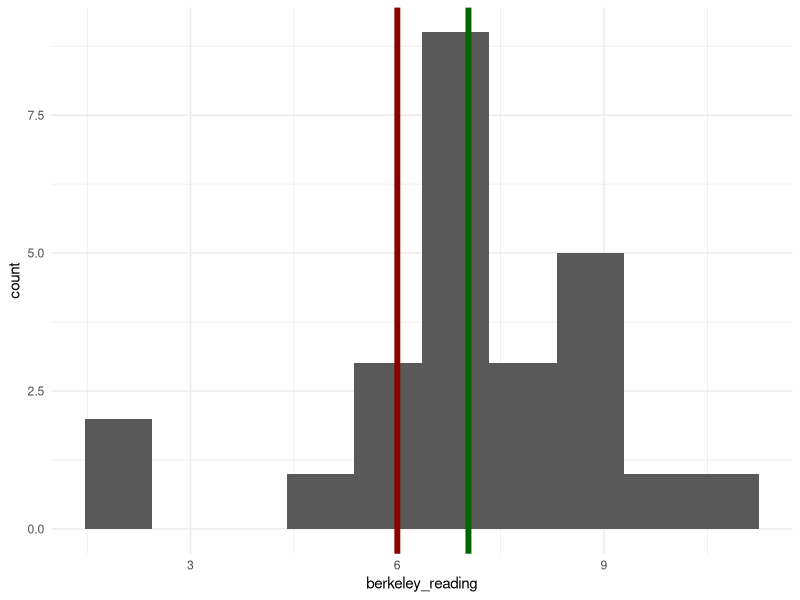

The R script that drew this image:
## ---- chunk 1
library(ggplot2)
theme_set(theme_minimal())

set.seed(2)
## ---- chunk 2
berkeley_reading <- c(
  6.5,  8.8, 11.1,  9.2,  8.0,  
  9.6,  2.4,  6.7,  6.4,  8.4,
  6.7,  7.6,  7.1,  6.2,  6.4,  
  6.5,  6.0,  7.5,  8.9,  6.8,
  2.3,  7.3,  5.7,  8.5,  5.2
)

## ---- chunk 3
t.test(berkeley_reading)
## ---- chunk 4
ggplot() + 
  aes(x=berkeley_reading) + 
  geom_histogram(bins=10) + 
  geom_vline(xintercept=6, color='darkred', linewidth=2) + 
  geom_vline(xintercept=mean(berkeley_reading), color='darkgreen', linewidth=2)
## ---- chunk 5
test_result <- t.test(berkeley_reading, mu = 6)
test_result
## ---- chunk 6
t_test <- function(data, null) { 
  (mean(data) - null) / (sd(data)/sqrt(length(data)))
}

t_test(data=berkeley_reading, null=6)
## ---- chunk 7
test_result$statistic
## ---- chunk 8
simulated_data <- rnorm(n=25, mean=6, sd=sd(berkeley_reading))
simulated_data
## ---- chunk 9
t_test(data=simulated_data, null=6)
## ---- chunk 10
simulation_results <- NA 

for(i in 1:100000) { 
  simulated_data        <- rnorm(n=25, mean=6, sd=sd(berkeley_reading))
  simulation_results[i] <- t_test(simulated_data, null=6) 
  }
## ---- chunk 11
simulation_results[1:10]
## ---- chunk 12
(abs(simulation_results) > test_result$statistic)[1:10]
## ---- chunk 13
simulation_p_value <- mean(abs(simulation_results) > test_result$statistic)
simulation_p_value
## ---- chunk 14
simulation_p_value
## ---- chunk 15
test_result
